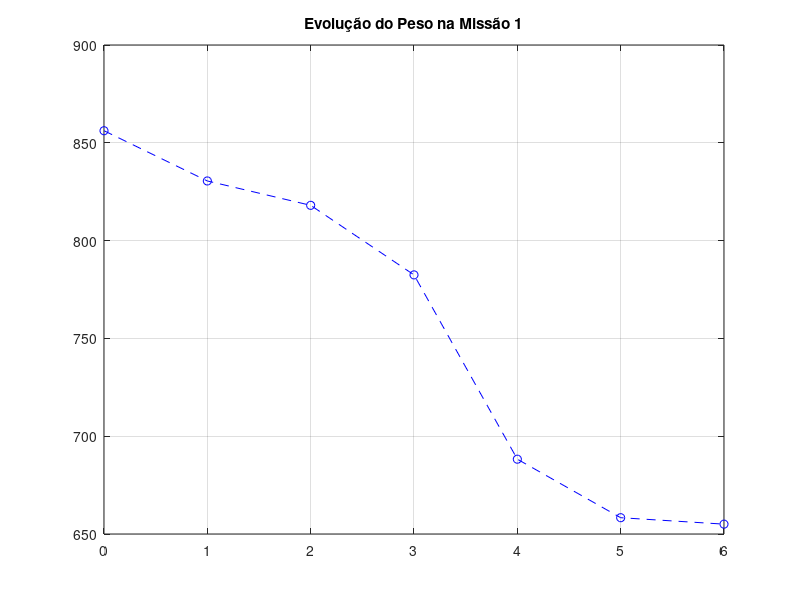

This chart was generated by the following MATLAB code:
clc
kmh_to_fts = 0.9113446583067 ;
kg_to_lb = 2.2046226218      ;
km_to_ft = 3280.84;

% --- Calculo MTOW da Missão 1 ---

% -- Considerando na missão:
% 0 - 1 Decolagem
% 1 - 2 Climb
% 2 - 3 Cruzeiro de 500 km a 250 km/h
% 3 - 4 Loiter de 2 horas
% 4 - 5 Cruzeiro de 500 km a 250 km/h
% 5 - 6 Pouso

% -- Pré-requisitos:
CP_kg = 5;
CP_lb = CP_kg * kg_to_lb ;
R_km = 500; % Alcance no cruzeiro
R_ft = R_km * km_to_ft;
Vc_kmh = 250; % Velocidade de cruzeiro
Vc_fts = Vc_kmh * kmh_to_fts;
E_h = 4; % Tempo de Loiter
E_s = E_h * 3600; %

h_m = 1000; % altitude de decolagem
l_pista = 150; % comprimento da pista
h_s = 2000; % teto de serviço

v = Vc_kmh/3.6   ; % Velocidade (m/s)
T = 275.1            ; % Temperatura do ar (K)
a = sqrt(1.4*T*287)  ;
M = v/a              ;



% -- Estimativa da aeronave:
Swet_Sref = 3.5;
LD_max = 18;
LD_c = LD_max;
LD_l = 0.866 * LD_max;

C_c_hr = 0.4; %consumo específico cruzeiro
C_c_s = C_c_hr/3600;

C_l_hr = 0.5; %consumo específico cruzeiro
C_l_s = C_l_hr/3600;

A = 1.67;
Kvs = 1;
c = -0.16;

% -- Peso Payload
Wpl = CP_lb;

% -- Peso Vazio
Kvs = 1
%WeW0 = %@(W0)  A*(W0^c) * Kvs;
We = 631.95 % valor código missão 2
% -- Peso Combustível

% W1/W0
W1W0 = 0.970

% W2/W1
W2W1 = 0.985 %1.0065 - 0.0325*M

% W3/W2
W3W2 = exp(-R_ft*C_c_s/(Vc_fts*LD_c))

% W4/W3
W4W3 = exp(-E_s*C_l_s/(LD_l))

% W5/W4
W5W4 = W3W2

% W6/W5
W6W5 = 0.995

WfW0 = 1.06*(1 - W1W0*W2W1*W3W2*W4W3*W5W4*W6W5);

% --- Resolvendo W0
R = @(W0) W0 - (Wpl + WfW0*W0 + We) ;
W0 = fzero(R, 200)

Wf = WfW0*W0


Wf = WfW0*W0
W1 = W1W0*W0
W2 = W2W1*W1
W3 = W3W2*W2
W4 = W4W3*W3
W5 = W5W4*W4
W6 = W6W5*W5
Wf/W0

x = [0,1,2,3,4,5,6];
plot(x,[W0,W1,W2,W3,W4,W5,W6], 'b--o')
title('Evolução do Peso na Missão 1')
grid('on')
